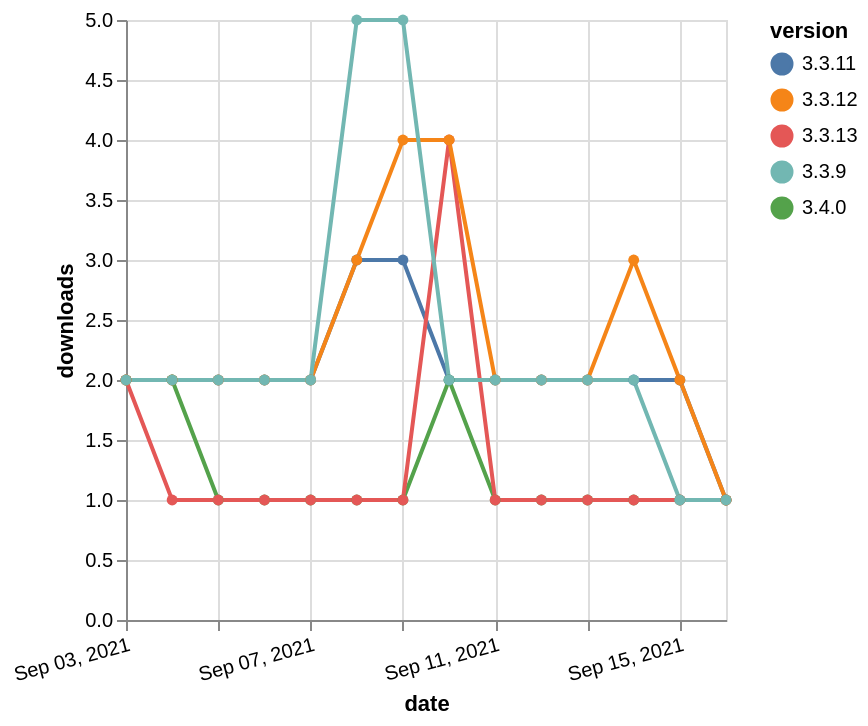

Express this chart as Vega-Lite.
### Vega-Lite specification from a JSON file in a GitHub repository (floating-point values rounded to 4 significant figures)
{"$schema": "https://vega.github.io/schema/vega-lite/v5.json", "description": "A simple bar chart with embedded data.", "data": {"values": [{"date": "2021-09-03", "total": 1869, "delta": 2, "version": "3.3.11"}, {"date": "2021-09-04", "total": 1871, "delta": 2, "version": "3.3.11"}, {"date": "2021-09-05", "total": 1873, "delta": 2, "version": "3.3.11"}, {"date": "2021-09-06", "total": 1875, "delta": 2, "version": "3.3.11"}, {"date": "2021-09-07", "total": 1877, "delta": 2, "version": "3.3.11"}, {"date": "2021-09-08", "total": 1880, "delta": 3, "version": "3.3.11"}, {"date": "2021-09-09", "total": 1883, "delta": 3, "version": "3.3.11"}, {"date": "2021-09-10", "total": 1885, "delta": 2, "version": "3.3.11"}, {"date": "2021-09-11", "total": 1887, "delta": 2, "version": "3.3.11"}, {"date": "2021-09-12", "total": 1889, "delta": 2, "version": "3.3.11"}, {"date": "2021-09-13", "total": 1891, "delta": 2, "version": "3.3.11"}, {"date": "2021-09-14", "total": 1893, "delta": 2, "version": "3.3.11"}, {"date": "2021-09-15", "total": 1895, "delta": 2, "version": "3.3.11"}, {"date": "2021-09-16", "total": 1896, "delta": 1, "version": "3.3.11"}, {"date": "2021-09-03", "total": 65, "delta": 2, "version": "3.4.0"}, {"date": "2021-09-04", "total": 67, "delta": 2, "version": "3.4.0"}, {"date": "2021-09-05", "total": 68, "delta": 1, "version": "3.4.0"}, {"date": "2021-09-06", "total": 69, "delta": 1, "version": "3.4.0"}, {"date": "2021-09-07", "total": 70, "delta": 1, "version": "3.4.0"}, {"date": "2021-09-08", "total": 71, "delta": 1, "version": "3.4.0"}, {"date": "2021-09-09", "total": 72, "delta": 1, "version": "3.4.0"}, {"date": "2021-09-10", "total": 74, "delta": 2, "version": "3.4.0"}, {"date": "2021-09-11", "total": 75, "delta": 1, "version": "3.4.0"}, {"date": "2021-09-12", "total": 76, "delta": 1, "version": "3.4.0"}, {"date": "2021-09-13", "total": 77, "delta": 1, "version": "3.4.0"}, {"date": "2021-09-14", "total": 78, "delta": 1, "version": "3.4.0"}, {"date": "2021-09-15", "total": 79, "delta": 1, "version": "3.4.0"}, {"date": "2021-09-16", "total": 80, "delta": 1, "version": "3.4.0"}, {"date": "2021-09-03", "total": 205, "delta": 2, "version": "3.3.13"}, {"date": "2021-09-04", "total": 206, "delta": 1, "version": "3.3.13"}, {"date": "2021-09-05", "total": 207, "delta": 1, "version": "3.3.13"}, {"date": "2021-09-06", "total": 208, "delta": 1, "version": "3.3.13"}, {"date": "2021-09-07", "total": 209, "delta": 1, "version": "3.3.13"}, {"date": "2021-09-08", "total": 210, "delta": 1, "version": "3.3.13"}, {"date": "2021-09-09", "total": 211, "delta": 1, "version": "3.3.13"}, {"date": "2021-09-10", "total": 215, "delta": 4, "version": "3.3.13"}, {"date": "2021-09-11", "total": 216, "delta": 1, "version": "3.3.13"}, {"date": "2021-09-12", "total": 217, "delta": 1, "version": "3.3.13"}, {"date": "2021-09-13", "total": 218, "delta": 1, "version": "3.3.13"}, {"date": "2021-09-14", "total": 219, "delta": 1, "version": "3.3.13"}, {"date": "2021-09-15", "total": 220, "delta": 1, "version": "3.3.13"}, {"date": "2021-09-16", "total": 221, "delta": 1, "version": "3.3.13"}, {"date": "2021-09-03", "total": 2015, "delta": 2, "version": "3.3.12"}, {"date": "2021-09-04", "total": 2017, "delta": 2, "version": "3.3.12"}, {"date": "2021-09-05", "total": 2019, "delta": 2, "version": "3.3.12"}, {"date": "2021-09-06", "total": 2021, "delta": 2, "version": "3.3.12"}, {"date": "2021-09-07", "total": 2023, "delta": 2, "version": "3.3.12"}, {"date": "2021-09-08", "total": 2026, "delta": 3, "version": "3.3.12"}, {"date": "2021-09-09", "total": 2030, "delta": 4, "version": "3.3.12"}, {"date": "2021-09-10", "total": 2034, "delta": 4, "version": "3.3.12"}, {"date": "2021-09-11", "total": 2036, "delta": 2, "version": "3.3.12"}, {"date": "2021-09-12", "total": 2038, "delta": 2, "version": "3.3.12"}, {"date": "2021-09-13", "total": 2040, "delta": 2, "version": "3.3.12"}, {"date": "2021-09-14", "total": 2043, "delta": 3, "version": "3.3.12"}, {"date": "2021-09-15", "total": 2045, "delta": 2, "version": "3.3.12"}, {"date": "2021-09-16", "total": 2046, "delta": 1, "version": "3.3.12"}, {"date": "2021-09-03", "total": 2544, "delta": 2, "version": "3.3.9"}, {"date": "2021-09-04", "total": 2546, "delta": 2, "version": "3.3.9"}, {"date": "2021-09-05", "total": 2548, "delta": 2, "version": "3.3.9"}, {"date": "2021-09-06", "total": 2550, "delta": 2, "version": "3.3.9"}, {"date": "2021-09-07", "total": 2552, "delta": 2, "version": "3.3.9"}, {"date": "2021-09-08", "total": 2557, "delta": 5, "version": "3.3.9"}, {"date": "2021-09-09", "total": 2562, "delta": 5, "version": "3.3.9"}, {"date": "2021-09-10", "total": 2564, "delta": 2, "version": "3.3.9"}, {"date": "2021-09-11", "total": 2566, "delta": 2, "version": "3.3.9"}, {"date": "2021-09-12", "total": 2568, "delta": 2, "version": "3.3.9"}, {"date": "2021-09-13", "total": 2570, "delta": 2, "version": "3.3.9"}, {"date": "2021-09-14", "total": 2572, "delta": 2, "version": "3.3.9"}, {"date": "2021-09-15", "total": 2573, "delta": 1, "version": "3.3.9"}, {"date": "2021-09-16", "total": 2574, "delta": 1, "version": "3.3.9"}]}, "width": "container", "mark": {"type": "line", "point": {"filled": true}}, "encoding": {"x": {"field": "date", "type": "temporal", "timeUnit": "yearmonthdate", "title": "date", "axis": {"labelAngle": -15}}, "y": {"field": "delta", "type": "quantitative", "title": "downloads"}, "color": {"field": "version", "type": "nominal"}, "tooltip": {"field": "delta"}}}
